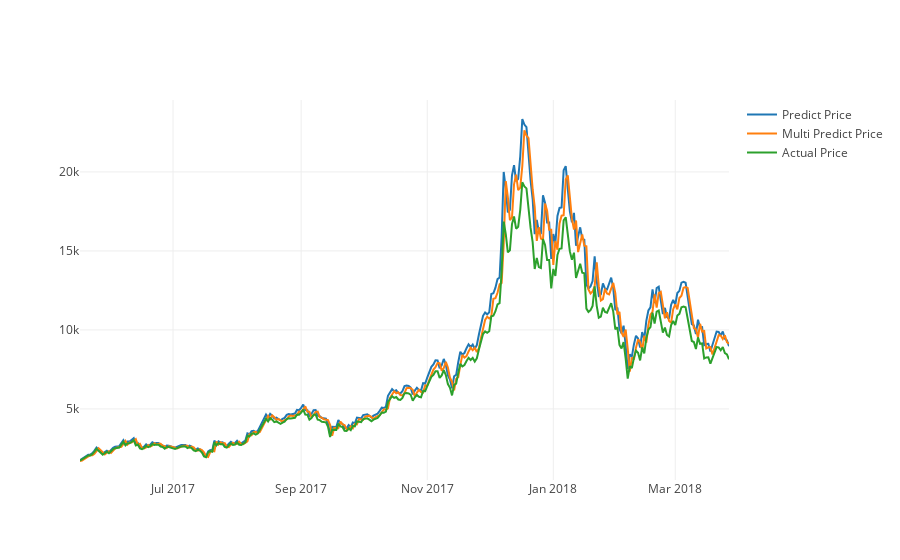

The notebook cell this image was saved under:
### Markdown cell above
#### Plot line graph with actual price, predicted price with feature `Weighted Price`, predicted price with features `Volume` and `Weighted Price`

### Code cell
actual_chart = go.Scatter(x=predictDates, y=inv_y, name= 'Actual Price')
multi_predict_chart = go.Scatter(x=predictDates, y=inv_yhat, name= 'Multi Predict Price')
predict_chart = go.Scatter(x=predictDates, y=yhat_reshape, name= 'Predict Price')
py.iplot([predict_chart, multi_predict_chart, actual_chart])

### Figure 1 — Plotly figure (JSON) as saved in the notebook; plotly's stock layout.template omitted (floating-point values rounded to 4 significant figures; data arrays with more than 128 entries replaced by an {"elided": "..."} marker saying what was removed)
{"data": [{"name": "Predict Price", "type": "scatter", "x": {"elided": "315 str values"}, "y": {"elided": "315 float values"}}, {"name": "Multi Predict Price", "type": "scatter", "x": {"elided": "315 str values"}, "y": {"elided": "316 float values"}}, {"name": "Actual Price", "type": "scatter", "x": {"elided": "315 str values"}, "y": {"elided": "316 float values"}}], "layout": {}}
